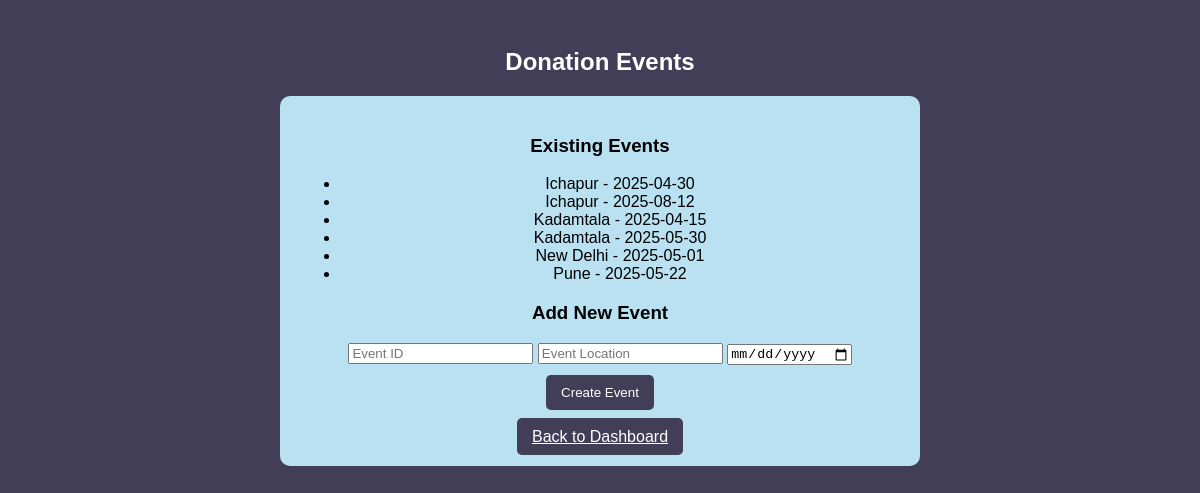
The page /donation_events.php (signed in) on the database its author committed.
### tables this page shows
CREATE TABLE `donationevent` (
  `Event_Id` int(11) NOT NULL,
  `bank_id` int(11) DEFAULT NULL,
  `Event_Location` varchar(255) NOT NULL,
  `Event_Date` date NOT NULL
);

### donation_events.php (the view, shortened to what this page needs)
<?php
$servername = "localhost";
$username = "root";
$password = "";
$dbname = "bloodlink";
$conn = new mysqli($servername, $username, $password, $dbname);
$bank_name = $_SESSION['user_name'];
$sql = "SELECT bank_id FROM blood_bank WHERE bank_name = ?";
$stmt = $conn->prepare($sql);
$stmt->bind_param("s", $bank_name);
$stmt->execute();
$result = $stmt->get_result();
$bank = $result->fetch_assoc();
$bank_id = $bank['bank_id'];
$sql = "SELECT * FROM DonationEvent WHERE bank_id = ?";
$stmt = $conn->prepare($sql);
$stmt->bind_param("i", $bank_id);
$stmt->execute();
$events = $stmt->get_result();
?>
<!DOCTYPE html>
<html lang="en">
<head>
</head>
<body>
    <h2>Donation Events</h2>
    <div class="container">
        <h3>Existing Events</h3>
        <ul>
            <?php while ($event = $events->fetch_assoc()): ?>
                <li><?php echo $event['Event_Location'] . " - " . $event['Event_Date']; ?></li>
            <?php endwhile; ?>
        </ul>
        <h3>Add New Event</h3>
        <form method="POST">
            <input type="number" name="event_id" placeholder="Event ID" required>
            <input type="text" name="event_location" placeholder="Event Location" required>
            <input type="date" name="event_date" required>
            <button type="submit" class="btn">Create Event</button>
        </form>
        <br>
        <a href="bloodbank_dashboard.php" class="btn">Back to Dashboard</a>
    </div>
</body>
</html>

### donation_events.php (style rules this page uses)
body { font-family: Arial, sans-serif; background-color: #433e57; color: white; padding: 20px; text-align: center; }
.container { max-width: 600px; margin: auto; background: #b9e1f1; color: black; padding: 20px; border-radius: 10px; }
.btn { background-color: #433e57; color: white; padding: 10px 15px; border: none; cursor: pointer; margin-top: 10px; border-radius: 5px; }

### rows shown on the page
donationevent: Event_Location "Ichapur", Event_Date "2025-04-30"
donationevent: Event_Location "Ichapur", Event_Date "2025-08-12"
donationevent: Event_Location "Kadamtala", Event_Date "2025-04-15"
donationevent: Event_Location "Kadamtala", Event_Date "2025-05-30"
donationevent: Event_Location "New Delhi", Event_Date "2025-05-01"
donationevent: Event_Location "Pune", Event_Date "2025-05-22"
